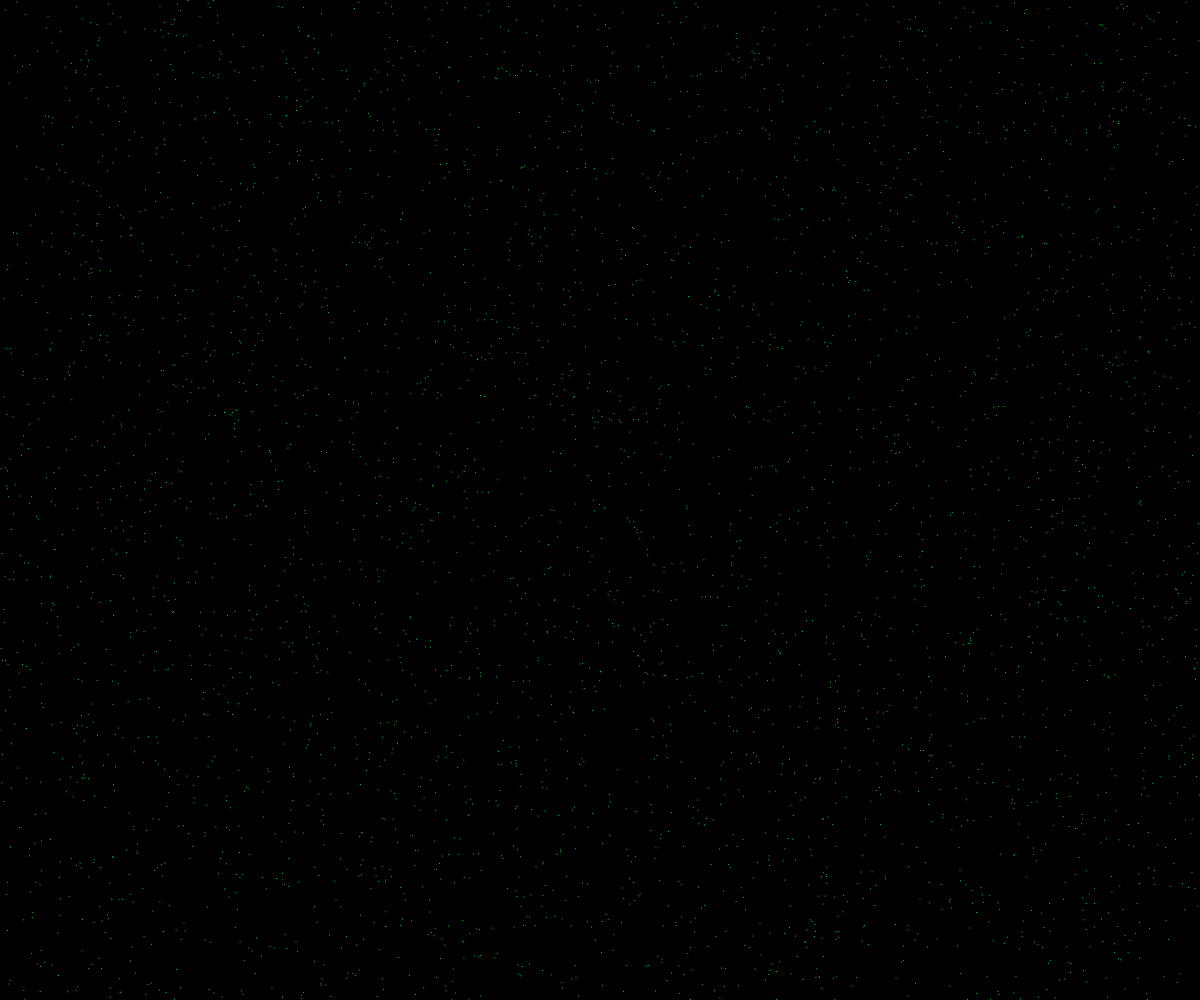
Frame 1 (no input)
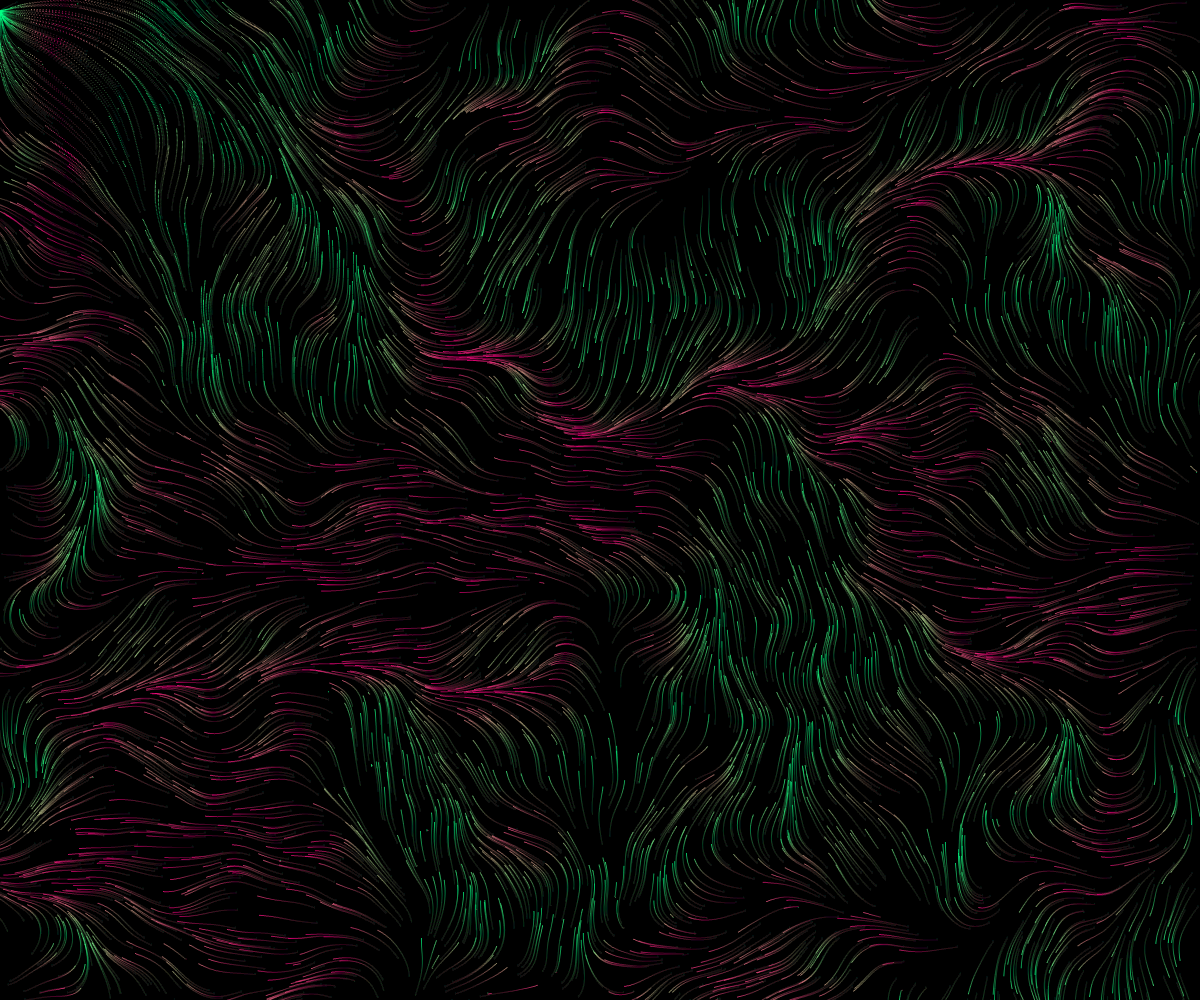
Frame 60 (no input)
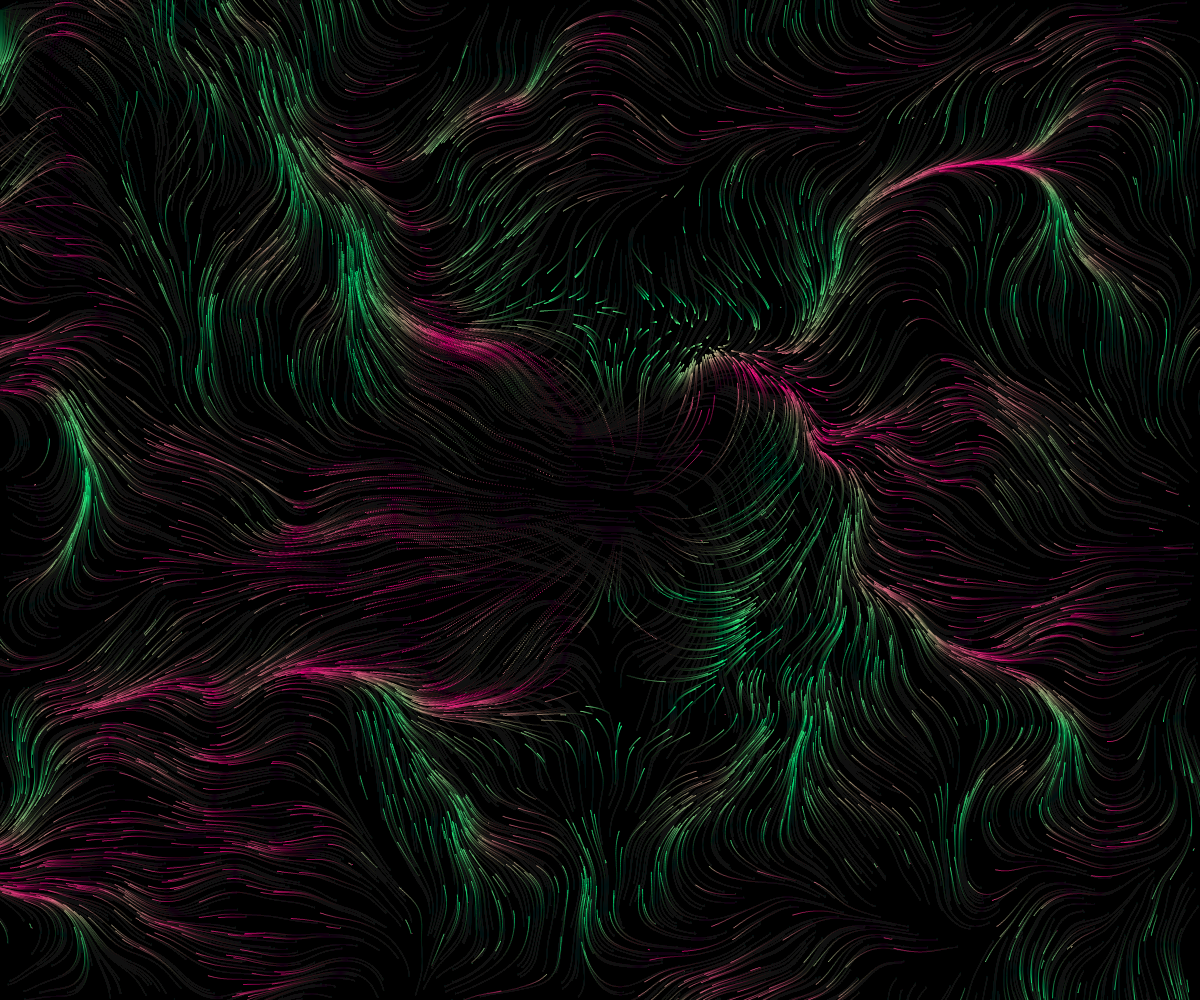
Frame 120 (the mouse pressed at the canvas centre since frame 60)

The p5.js sketch that drew these frames (run headless with seeded random() and noise() and a simulated clock; from frame 60 on, the mouse is pressed at the canvas centre):

// p5.js sketch
// ── sketch.js
// Disables friendly error to increase performance
p5.disableFriendlyErrors = true;

const particles = 4096;
const particleSize = 1;
const particleSpeed = 1.0;

const noiseSpeed = 0.03125;
const noiseScale = 1 / 256;
const noiseRotations = 3 * Math.PI;

let gravity = 1;

let currTime = 0;
let timeSine = 0;
let particleList = [];

class particle{
  constructor(position, velocity){
    // Upon construction of variable, store variables to this class
    this.position = position;
    this.velocity = velocity;
  }

  updateParticle(){
    // Multiply velocity by particleSpeed and add to position to update and move the particle
    this.position.add(this.velocity.mult(particleSpeed));

    // Calculate new velocity vector based on perlin noise
    let angle = noise(this.position.x * noiseScale, this.position.y * noiseScale, currTime) * noiseRotations;
    // Create a 2D vector and assign new velocity
    this.velocity.set(Math.sin(angle), Math.cos(angle));

    // Finally, color the particle according to current velocity and time
    stroke(Math.abs(this.velocity.x) * 255, Math.abs(this.velocity.y) * 255, timeSine);

    // Check if particle goes outside the window borders and reset position
    if(this.position.x > windowWidth || this.position.x < 0 || this.position.y > windowHeight || this.position.y < 0) this.position.set(Math.random() * windowWidth, Math.random() * windowHeight);
  }

  interactParticle(){
    // Find the distance between the shape and mouse position and use an exponent function to change its range from [0, infinity] to [1, 1 / infinity]
    // Multiply mouse length to control the gravity should suck the particles in or push them out on mouse click
    let mouseLength = Math.exp(-dist(this.position.x, this.position.y, mouseX, mouseY) * noiseScale * 4.0) * gravity * 0.1;

    // Move the shapes away from the mouse using a mix function
    // Instead of using a positive interpolation, negate the mouse length so that instead of drawing the shapes into the mouse, it draws it away
    this.position.set(mix(this.position.x, mouseX, mouseLength), mix(this.position.y, mouseY, mouseLength));
  }

  displayParticle(){
    // Simply display the particle with a point
    point(this.position.x, this.position.y);
  }
}

function mix(valueX, valueY, mixA){
  // Linear interpolation from GLSL's mix() function
  return (valueY - valueX) * mixA + valueX;
}

function setup(){
  // Utilize full window size
  createCanvas(windowWidth, windowHeight);
  // Set stroke thickness
  strokeWeight(particleSize);
  // Don't use fill
  noFill();

  // Set initial background black
  background(0, 0, 0, 255)

  // Generate new particles first on setup
  for(let i = 0; i < particles; i++){
    particleList[i] = new particle(createVector(0, 0), createVector(-1, 0));
  }
}

function windowResized(){
  // Keeps window responsive
  resizeCanvas(windowWidth, windowHeight);
}

function draw(){
  // Calculate time per frame and not per particle to save performance
  currTime = millis() * 0.001 * noiseSpeed;
  // Calculate sine wave with time per frame
  timeSine = Math.sin(currTime) * 128 + 128;

  // Set alpha to 8 to create trails
  background(0, 0, 0, 8);

  // Load, update, and display particles
  for(let i = 0; i < particleList.length; i++){
    // Update particle to flow field
    particleList[i].updateParticle();
    // Interact particle with mouse gravity
    particleList[i].interactParticle();
    // Display particle
    particleList[i].displayParticle();
  }
}

function mousePressed(){
  // Change gravity on mouse click
  gravity *= -1;
}
